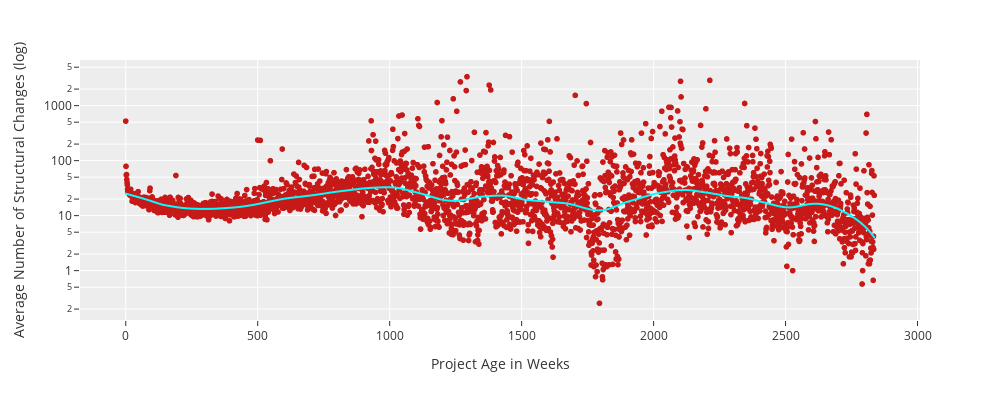

Notebook code cell kept with this figure:
### Code cell
fig = px.scatter(x=df_changes_per_week['project_age_weeks'], y=df_changes_per_week['n_struc_changes'].div(projects_at_each_age), trendline="lowess", trendline_options=dict(frac=0.1))
fig.update_yaxes(type='log')

fig.update_layout(height=400, width=1000, showlegend=False, template='ggplot2')
fig.update_xaxes(title="Project Age in Weeks")
fig.update_yaxes(title="Average Number of Structural Changes (log)")
fig.update_traces(marker_color="rgb(200,25,25)")
fig.data[1].update(line_color='cyan') 

fig.show()
fig.write_image("Figures/num_struc_changes_over_weeks.pdf")

### Figure 1 — Plotly figure (JSON) as saved in the notebook; plotly's stock layout.template omitted (floating-point values rounded to 4 significant figures; data arrays with more than 128 entries replaced by an {"elided": "..."} marker saying what was removed)
{"data": [{"hovertemplate": "x=%{x}<br>y=%{y}<extra></extra>", "legendgroup": "", "marker": {"color": "rgb(200,25,25)", "symbol": "circle"}, "mode": "markers", "name": "", "showlegend": false, "type": "scattergl", "x": {"elided": "2837 int values"}, "xaxis": "x", "y": {"elided": "2837 float values"}, "yaxis": "y"}, {"hovertemplate": "<b>LOWESS trendline</b><br><br>x=%{x}<br>y=%{y} <b>(trend)</b><extra></extra>", "legendgroup": "", "line": {"color": "cyan"}, "marker": {"color": "rgb(200,25,25)", "symbol": "circle"}, "mode": "lines", "name": "", "showlegend": false, "type": "scattergl", "x": {"elided": "2837 int values"}, "xaxis": "x", "y": {"elided": "2837 float values"}, "yaxis": "y"}], "layout": {"height": 400, "legend": {"tracegroupgap": 0}, "margin": {"t": 60}, "showlegend": false, "width": 1000, "xaxis": {"anchor": "y", "autorange": true, "domain": [0, 1], "range": [-173.3, 3009.0], "title": {"text": "Project Age in Weeks"}, "type": "linear"}, "yaxis": {"anchor": "x", "autorange": true, "domain": [0, 1], "range": [-0.8975, 3.83], "title": {"text": "Average Number of Structural Changes (log)"}, "type": "log"}}}
